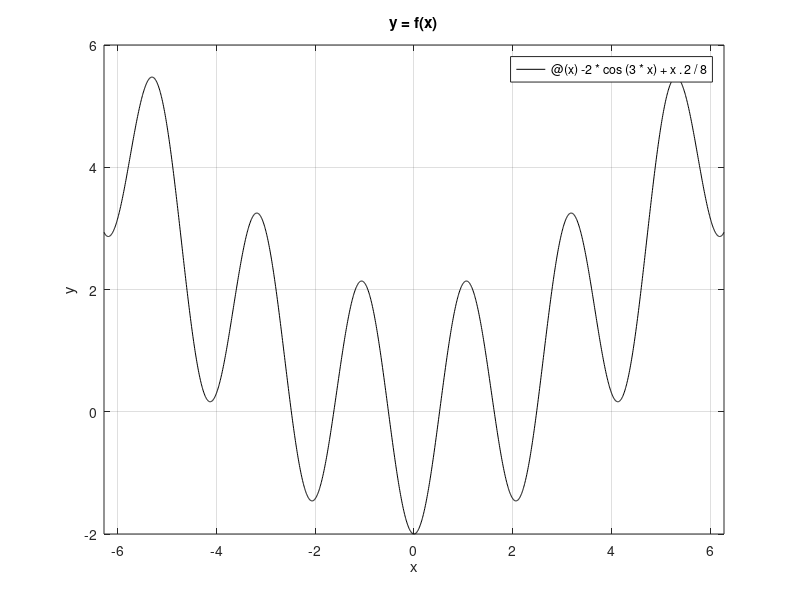

Write MATLAB code to recreate this figure. (Note: this script raises an error after producing the figure.)
%% Question 1 part a

clc
clear
close all

fx = @(x) -2*cos(3*x) + x.^2/8;
figure;
fplot(fx,[-2*pi 2*pi],'k');
title('y = f(x)');
xlabel('x');
ylabel('y');
grid on

%% Question 1 part b

iteration = 200;  %% select iteration 
ethaVec = [0.01, 0.05, 0.1, 0.2, 0.5, 1];  %% total ethas
result = zeros(1,6);
temp = 1;
fprintf('part b');
fprintf('\n');
for etha = ethaVec
    k = 0;
    for j = 1:1000
        [x] = Gradient_Descent(fx,-2*pi,2*pi,iteration,etha);  %% gradiant_descent
        if (abs(fx(x)+2) < 1e-4)
            k = k + 1;
        end
    end
    result(temp) = k;
   
    fprintf('The number of convergence for alpha = %d ',etha);
    fprintf('is equal to %d ',result(temp));
    fprintf('\n');
    temp = temp + 1;
end

fprintf('\n');

%% Question 1 part c

result = 0;
iteration = 200;

for i = 1:1000
    [x] = Newton_Rafson(fx,-2*pi,2*pi,iteration);
    if (abs(fx(x)+2) < 0.7)
        result = result + 1;
    end
end

fprintf('part c');
fprintf('\n');
fprintf('The number of convergence is equal to %d',result);
fprintf('\n')
fprintf('\n');


%% Question 1 part d

iteration = 200;
gama = 0.8;
alphaVec = [0.1, 0.5, 1, 2, 4, 6, 8,10];
result_Annual = zeros(1,8);
temp = 1;
fprintf('part d');
fprintf('\n');
for alpha = alphaVec
    for i = 1:1000
        [x] = Simulated_Annual(fx,-2*pi,2*pi,iteration,gama,alpha);
        if (abs(fx(x)+2) < 1e-2)
            result_Annual(temp) = result_Annual(temp) + 1;
        end
    end
    
    fprintf('The number of convergence for alpha = %d ',alpha);
    fprintf('is equal to %d ',result_Annual(temp));
    fprintf('\n');
    temp = temp + 1;
end

fprintf('\n');


%% Functions

function f_p = fx_derivative(fx,startingPoint,finishPoint,x)

    interval = finishPoint - startingPoint;
    h = interval * 10^-6;    
    f_p = (fx(x + h) - fx(x - h))/(2*h);
    
end

function dif_f_p = fx_second_derivative(fx,startingPoint,finishPoint,x)

    interval = finishPoint - startingPoint;
    h = interval * 10^-6;    
    dif_f_p = (fx(x + h) + fx(x - h) - 2*fx(x))/(h^2);
    
end

function [x] = Gradient_Descent(fx,startingPoint,finishPoint,iteration,etha)

    x0 = startingPoint + (finishPoint-startingPoint).*rand(1,1);
    for i = 1:iteration
        x0 = x0 - etha * fx_derivative(fx,startingPoint,finishPoint,x0);
    end
    x = x0;
    
end

function [x] = Newton_Rafson(fx,startingPoint,finishPoint,iteration)

    x0 = startingPoint + (finishPoint-startingPoint).*rand(1,1);
    for i = 1:iteration
        x = x0 - fx_derivative(fx,startingPoint,finishPoint,x0)...
            /fx_second_derivative(fx,startingPoint,finishPoint,x0);
    end
    x = x0;
    
end

function [x] = Simulated_Annual(fx,startPoint,finishPoint,iteration,gama,alpha)

t = 5;
x0 = startPoint + (finishPoint-startPoint).*rand(1,1);
x_prime = x0;
x = x_prime;
d = 0;
    
for i = 1:iteration
        
    if (fx(x0) < fx(x)) 
            x = x0;
    end
        
    Rx = -alpha + (alpha-(-alpha)).*rand(1,1);
        
    x1 = x0 + Rx;
        
    if (x1 > finishPoint)
        x1 = finishPoint;
    end
        
    if (x1 < startPoint)
        x1 = startPoint;
    end
        
    x_prime = x1;
        
    if (fx(x1) > fx(x0))
            
        if ((fx(x1) - fx(x0)) > d)
            d = fx(x1) - fx(x0);
        end
            
        Rx = rand(1,1);
            
        threshold = exp((fx(x0) - fx(x1))/(t*d));
            
        if (Rx > threshold)
            x_prime = x0;
        else
            x_prime = x1;
        end
    end
        
    x0 = x_prime;
    t = t * gama;
end
end




